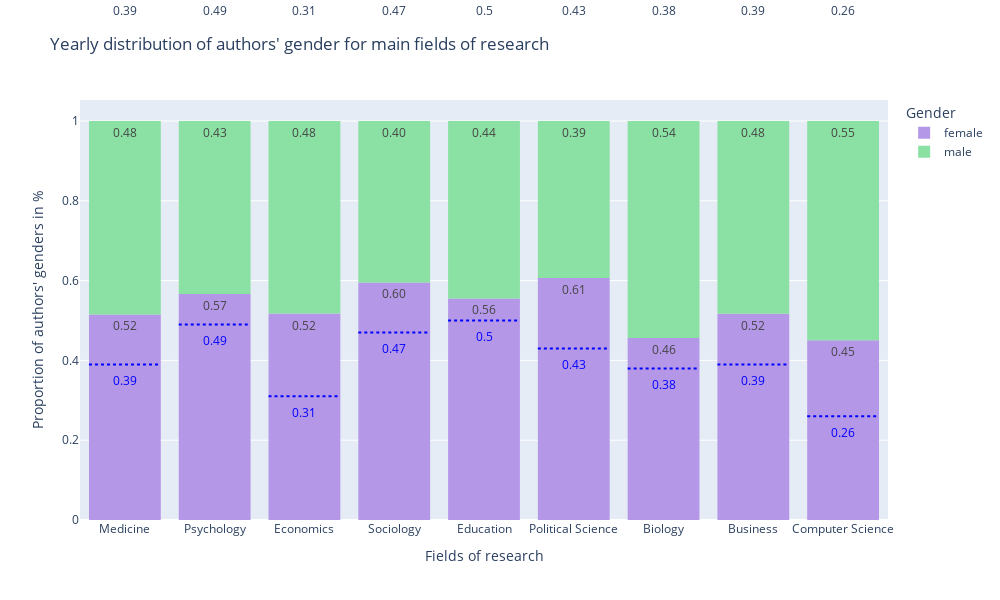

The cell this chart's notebook holds for it:
### Code cell
fig = px.histogram(
    df_fields_single[df_fields_single.Fields.isin(fields_list)],
    x='Fields',
    color='Gender',
    barnorm='fraction',
    text_auto='.2f',
    color_discrete_map = {'female': px.colors.qualitative.Pastel[9], 'male':px.colors.qualitative.Pastel[8]}, #Pastel1[3],'male':px.colors.qualitative.Pastel1[2]}, #
    category_orders={'Fields': fields_list, 'Gender': ['female', 'male']},
    title="Yearly distribution of authors' gender for main fields of research",
    height=600, width=1000
).update_layout(yaxis_title="Proportion of authors' genders in %", xaxis_title='Fields of research' )
fig.update_traces(textposition='inside', textfont_size=12)
for nr in range(len(fields_list)):
    fig.add_shape(type='line',
                    x0=-0.4 + nr,
                    y0=line_heights[fields_list[nr]],
                    x1=0.4 + nr,
                    y1=line_heights[fields_list[nr]],
                    line=dict(color='Blue',),
                    line_dash="dot",
                    #text=line_heights[fields_most[nr]],
                    xref='x',
                    yref='y'
    )
    fig.add_annotation(x=nr, y=line_heights[fields_list[nr]]-0.04,
            text=line_heights[fields_list[nr]],
            showarrow=False,
            font=dict(
                size=12,
                color='blue'
            )
            #arrowhead= 2
             )
    fig.add_annotation(x=nr, y='Female',
            text=line_heights[fields_list[nr]],
            showarrow=False,
            #arrowhead= 2
             )
fig.show()

### Figure 1 — Plotly figure (JSON) as saved in the notebook; plotly's stock layout.template omitted (floating-point values rounded to 4 significant figures; data arrays with more than 128 entries replaced by an {"elided": "..."} marker saying what was removed)
{"data": [{"alignmentgroup": "True", "bingroup": "x", "hovertemplate": "Gender=female<br>Fields=%{x}<br>count (normalized as fraction)=%{y}<extra></extra>", "legendgroup": "female", "marker": {"color": "rgb(180, 151, 231)", "pattern": {"shape": ""}}, "name": "female", "offsetgroup": "female", "orientation": "v", "showlegend": true, "textfont": {"size": 12}, "textposition": "inside", "texttemplate": "%{value:.2f}", "type": "histogram", "x": {"elided": "28348 str values"}, "xaxis": "x", "yaxis": "y"}, {"alignmentgroup": "True", "bingroup": "x", "hovertemplate": "Gender=male<br>Fields=%{x}<br>count (normalized as fraction)=%{y}<extra></extra>", "legendgroup": "male", "marker": {"color": "rgb(139, 224, 164)", "pattern": {"shape": ""}}, "name": "male", "offsetgroup": "male", "orientation": "v", "showlegend": true, "textfont": {"size": 12}, "textposition": "inside", "texttemplate": "%{value:.2f}", "type": "histogram", "x": {"elided": "24823 str values"}, "xaxis": "x", "yaxis": "y"}], "layout": {"annotations": [{"font": {"color": "blue", "size": 12}, "showarrow": false, "text": "0.39", "x": 0, "y": 0.35}, {"showarrow": false, "text": "0.39", "x": 0, "y": "Female"}, {"font": {"color": "blue", "size": 12}, "showarrow": false, "text": "0.49", "x": 1, "y": 0.45}, {"showarrow": false, "text": "0.49", "x": 1, "y": "Female"}, {"font": {"color": "blue", "size": 12}, "showarrow": false, "text": "0.31", "x": 2, "y": 0.27}, {"showarrow": false, "text": "0.31", "x": 2, "y": "Female"}, {"font": {"color": "blue", "size": 12}, "showarrow": false, "text": "0.47", "x": 3, "y": 0.43}, {"showarrow": false, "text": "0.47", "x": 3, "y": "Female"}, {"font": {"color": "blue", "size": 12}, "showarrow": false, "text": "0.5", "x": 4, "y": 0.46}, {"showarrow": false, "text": "0.5", "x": 4, "y": "Female"}, {"font": {"color": "blue", "size": 12}, "showarrow": false, "text": "0.43", "x": 5, "y": 0.39}, {"showarrow": false, "text": "0.43", "x": 5, "y": "Female"}, {"font": {"color": "blue", "size": 12}, "showarrow": false, "text": "0.38", "x": 6, "y": 0.34}, {"showarrow": false, "text": "0.38", "x": 6, "y": "Female"}, {"font": {"color": "blue", "size": 12}, "showarrow": false, "text": "0.39", "x": 7, "y": 0.35}, {"showarrow": false, "text": "0.39", "x": 7, "y": "Female"}, {"font": {"color": "blue", "size": 12}, "showarrow": false, "text": "0.26", "x": 8, "y": 0.22}, {"showarrow": false, "text": "0.26", "x": 8, "y": "Female"}], "barmode": "relative", "barnorm": "fraction", "height": 600, "legend": {"title": {"text": "Gender"}, "tracegroupgap": 0}, "shapes": [{"line": {"color": "Blue", "dash": "dot"}, "type": "line", "x0": -0.4, "x1": 0.4, "xref": "x", "y0": 0.39, "y1": 0.39, "yref": "y"}, {"line": {"color": "Blue", "dash": "dot"}, "type": "line", "x0": 0.6, "x1": 1.4, "xref": "x", "y0": 0.49, "y1": 0.49, "yref": "y"}, {"line": {"color": "Blue", "dash": "dot"}, "type": "line", "x0": 1.6, "x1": 2.4, "xref": "x", "y0": 0.31, "y1": 0.31, "yref": "y"}, {"line": {"color": "Blue", "dash": "dot"}, "type": "line", "x0": 2.6, "x1": 3.4, "xref": "x", "y0": 0.47, "y1": 0.47, "yref": "y"}, {"line": {"color": "Blue", "dash": "dot"}, "type": "line", "x0": 3.6, "x1": 4.4, "xref": "x", "y0": 0.5, "y1": 0.5, "yref": "y"}, {"line": {"color": "Blue", "dash": "dot"}, "type": "line", "x0": 4.6, "x1": 5.4, "xref": "x", "y0": 0.43, "y1": 0.43, "yref": "y"}, {"line": {"color": "Blue", "dash": "dot"}, "type": "line", "x0": 5.6, "x1": 6.4, "xref": "x", "y0": 0.38, "y1": 0.38, "yref": "y"}, {"line": {"color": "Blue", "dash": "dot"}, "type": "line", "x0": 6.6, "x1": 7.4, "xref": "x", "y0": 0.39, "y1": 0.39, "yref": "y"}, {"line": {"color": "Blue", "dash": "dot"}, "type": "line", "x0": 7.6, "x1": 8.4, "xref": "x", "y0": 0.26, "y1": 0.26, "yref": "y"}], "title": {"text": "Yearly distribution of authors' gender for main fields of research"}, "width": 1000, "xaxis": {"anchor": "y", "categoryarray": ["Medicine", "Psychology", "Economics", "Sociology", "Education", "Political Science", "Biology", "Business", "Computer Science"], "categoryorder": "array", "domain": [0, 1], "title": {"text": "Fields of research"}}, "yaxis": {"anchor": "x", "domain": [0, 1], "title": {"text": "Proportion of authors' genders in %"}}}}
